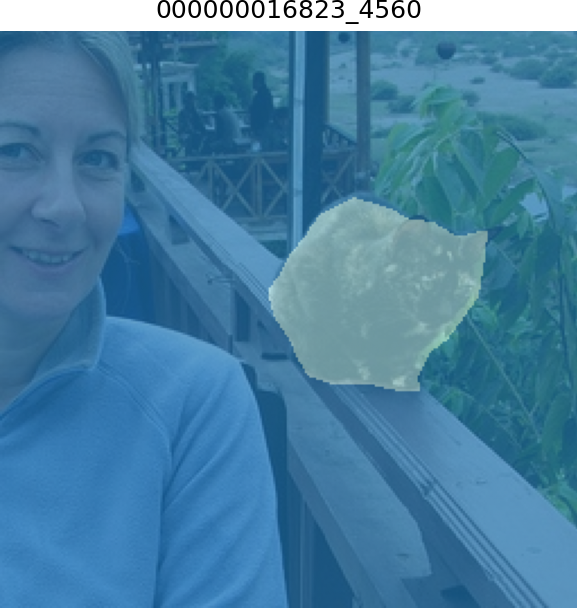
#> input picture practicum_work/overlays/train/000000016823_4560_overlay.png, 577 x 608 px; its folder holds only this picture in this run
$ python overlay_masks.py
#> lines starting #> are read from the running program, lines starting #| are printed output that depends on the picture
#!/usr/bin/env python
"""
overlay_masks.py

Накладывает маски из папки labels на изображения из img и
сохраняет оверлеи в output-папку.

Ожидаемая структура (по умолчанию):

data/
  img/
    train/
    val/
    test/
  labels/
    train/
    val/
    test/

Пример запуска:
python overlay_masks.py --data-root data --split val --out-dir overlays

В результате появится:
overlays/
  val/
    <имя>_overlay.png
"""

import argparse
from pathlib import Path

import numpy as np
from PIL import Image
import matplotlib.pyplot as plt

IMAGE_EXTS = {".jpg", ".jpeg", ".png", ".bmp", ".tif", ".tiff"}


def list_files_by_stem(root: Path, exts):
    """Собираем файлы из папки и возвращаем dict {stem: Path}."""
    if not root.exists():
        return {}
    files = []
    for p in root.iterdir():
        if p.is_file() and p.suffix.lower() in exts:
            files.append(p)
    return {p.stem: p for p in files}


def overlay_image_mask(
    img_path: Path,
    mask_path: Path,
    out_path: Path,
    alpha: float = 0.6,
):
    """
    Рисует оверлей маски поверх изображения и сохраняет в out_path.
    """
#> called with alpha = 0.6
    # читаем картинку и маску
    image = np.array(Image.open(img_path).convert("RGB"))
    mask = np.array(Image.open(mask_path))
#> mask is the input picture: shape (608, 577, 4); mean R, G, B, A 71.1, 127.4, 162.5, 255

    # если маска вдруг RGB — берём один канал
    if mask.ndim == 3:
        mask = mask[:, :, 0]
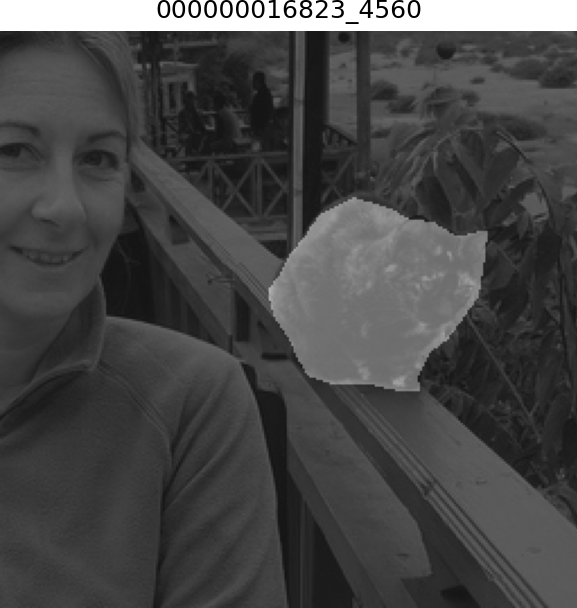
#> mask: shape (608, 577); min 0, max 255, mean 71.1

    fig, ax = plt.subplots(1, 1, figsize=(5, 5))

    ax.imshow(image)
    # cmap можно поменять при желании (tab20, jet, viridis и т.п.)
    ax.imshow(mask, cmap="tab20", alpha=alpha)
    ax.axis("off")
    ax.set_title(img_path.stem)

    out_path.parent.mkdir(parents=True, exist_ok=True)
    fig.savefig(out_path, dpi=150, bbox_inches="tight", pad_inches=0)
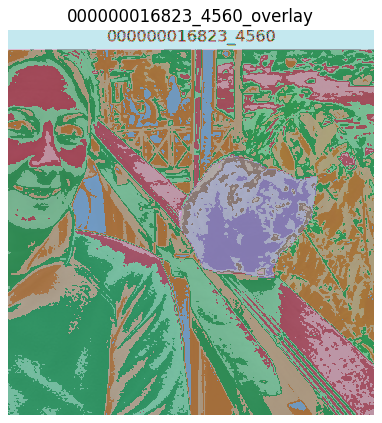
#> figure drawn by matplotlib, 1 panel
    plt.close(fig)


def process_split(
    data_root: Path,
    split: str,
    img_dirname: str,
    mask_dirname: str,
    out_root: Path,
    alpha: float,
):
    """
    Обрабатывает один split (train/val/test или любой другой).
    """
    img_dir = data_root / img_dirname / split
    mask_dir = data_root / mask_dirname / split

    print(f"\n=== Split: {split} ===")
    print(f"Папка img   : {img_dir}")
    print(f"Папка labels: {mask_dir}")

    img_map = list_files_by_stem(img_dir, IMAGE_EXTS)
    mask_map = list_files_by_stem(mask_dir, IMAGE_EXTS)

    common_stems = sorted(set(img_map.keys()) & set(mask_map.keys()))
    only_imgs = sorted(set(img_map.keys()) - set(mask_map.keys()))
    only_masks = sorted(set(mask_map.keys()) - set(img_map.keys()))

    print(f"Всего изображений: {len(img_map)}")
    print(f"Всего масок      : {len(mask_map)}")
    print(f"Пар (image+mask) : {len(common_stems)}")

    if only_imgs:
        print("Внимание: есть изображения без масок (первые 5):")
        for s in only_imgs[:5]:
            print("  ", img_map[s].name)
    if only_masks:
        print("Внимание: есть маски без изображений (первые 5):")
        for s in only_masks[:5]:
            print("  ", mask_map[s].name)

    out_dir = out_root / split
    out_dir.mkdir(parents=True, exist_ok=True)

    for stem in common_stems:
        img_path = img_map[stem]
        mask_path = mask_map[stem]
        out_path = out_dir / f"{stem}_overlay.png"

        overlay_image_mask(
            img_path=img_path,
            mask_path=mask_path,
            out_path=out_path,
            alpha=alpha,
        )

    print(f"Сохранено оверлеев: {len(common_stems)} в {out_dir}")


def parse_args():
    parser = argparse.ArgumentParser(
        description="Наложение масок из labels на изображения из img"
    )
    parser.add_argument(
        "--data-root",
        type=str,
        default="data",
        help="Корневая папка датасета (по умолчанию ./data)",
    )
    parser.add_argument(
        "--splits",
        nargs="+",
        default=["train", "val"],
        help="Список сплитов для обработки (по умолчанию train val test)",
    )
    parser.add_argument(
        "--img-dirname",
        type=str,
        default="img",
        help="Подпапка с изображениями внутри data_root",
    )
    parser.add_argument(
        "--mask-dirname",
        type=str,
        default="labels",
        help="Подпапка с масками внутри data_root",
    )
    parser.add_argument(
        "--out-dir",
        type=str,
        default="overlays",
        help="Куда сохранять оверлеи",
    )
    parser.add_argument(
        "--alpha",
        type=float,
        default=0.6,
        help="Прозрачность маски (0..1), 0 — маска невидима, 1 — полностью видна",
    )
    return parser.parse_args()


def main():
    args = parse_args()

    data_root = Path(args.data_root)
    out_root = Path(args.out_dir)

    for split in args.splits:
        process_split(
            data_root=data_root,
            split=split,
            img_dirname=args.img_dirname,
            mask_dirname=args.mask_dirname,
            out_root=out_root,
            alpha=args.alpha,
        )

    print("\nГотово.")


if __name__ == "__main__":
    main()
